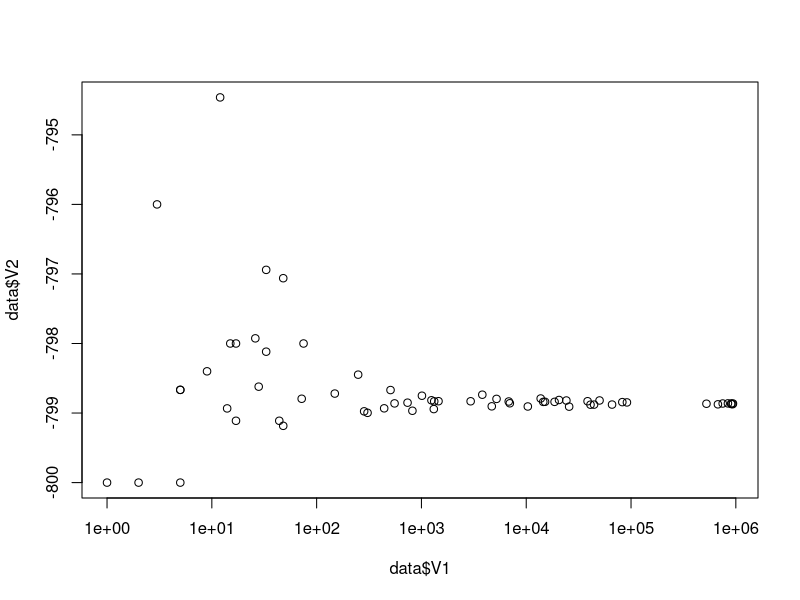
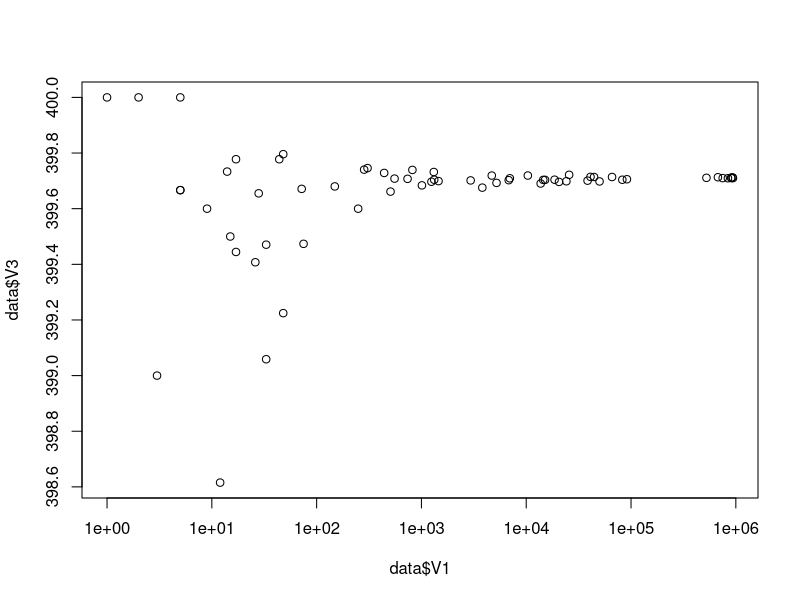
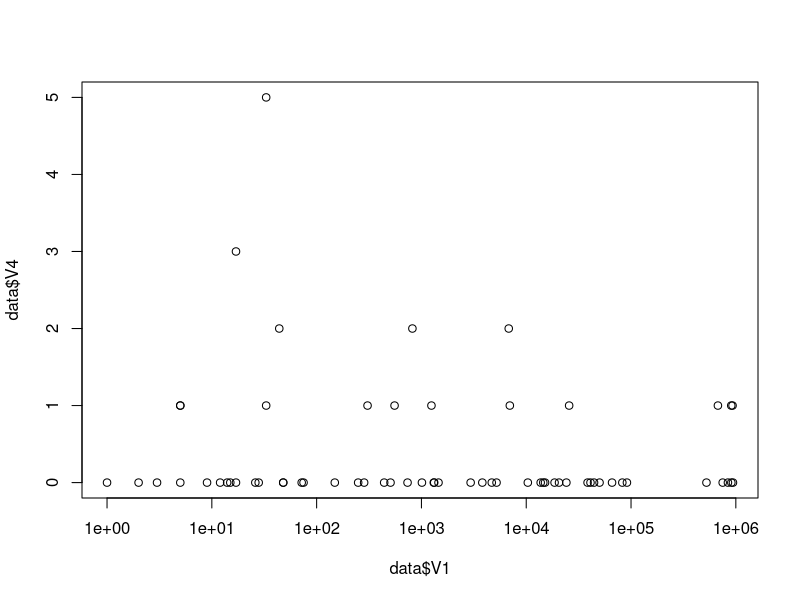
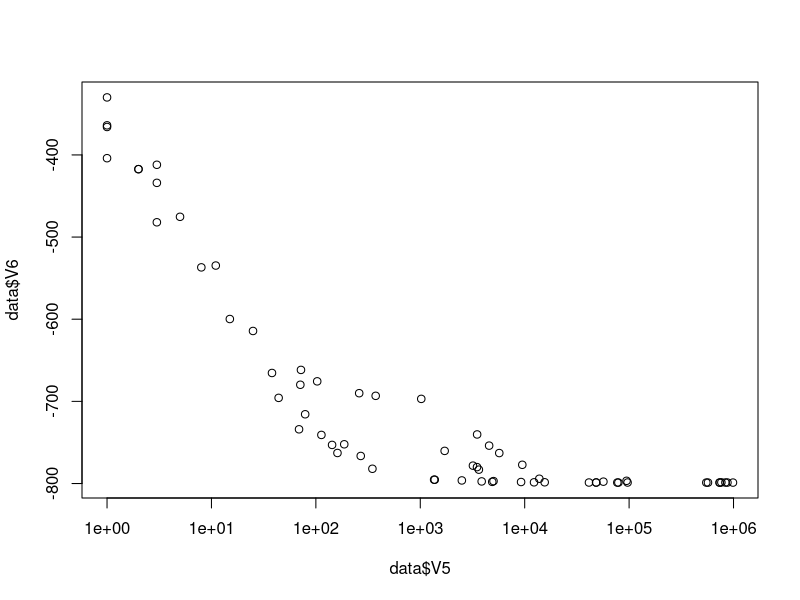
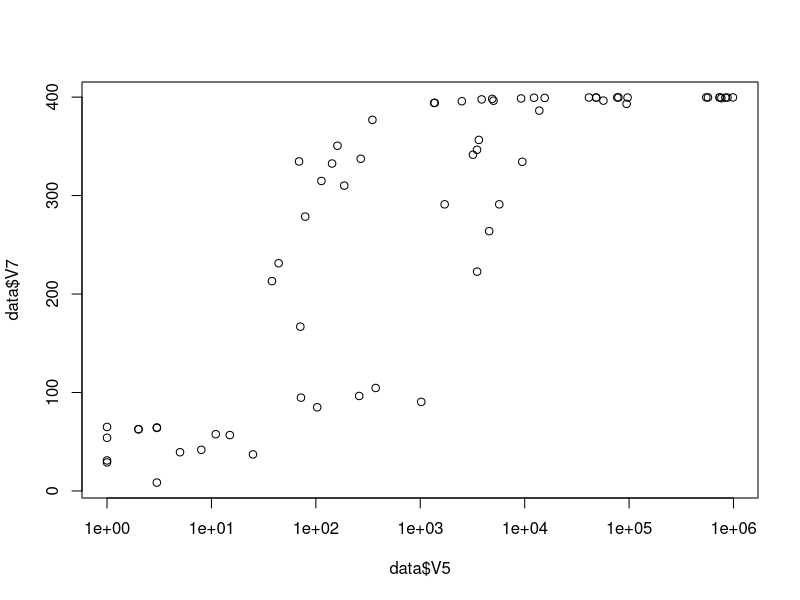
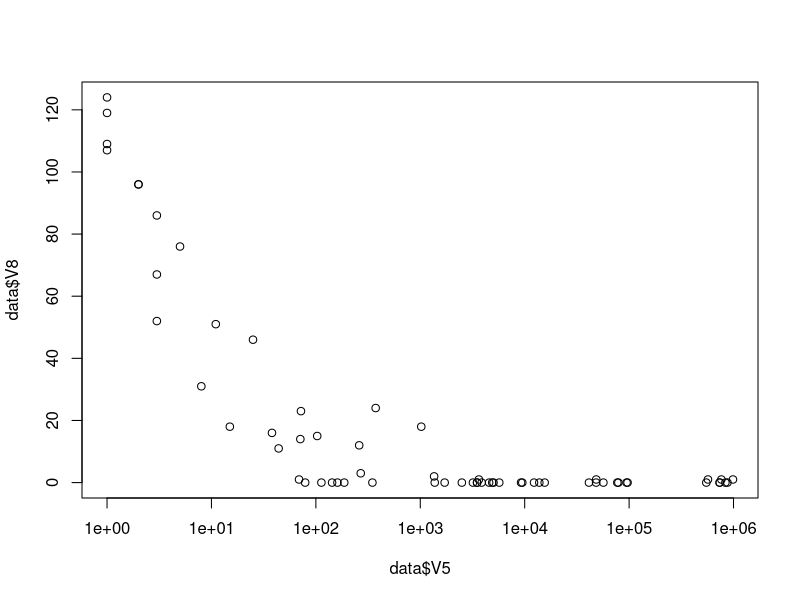
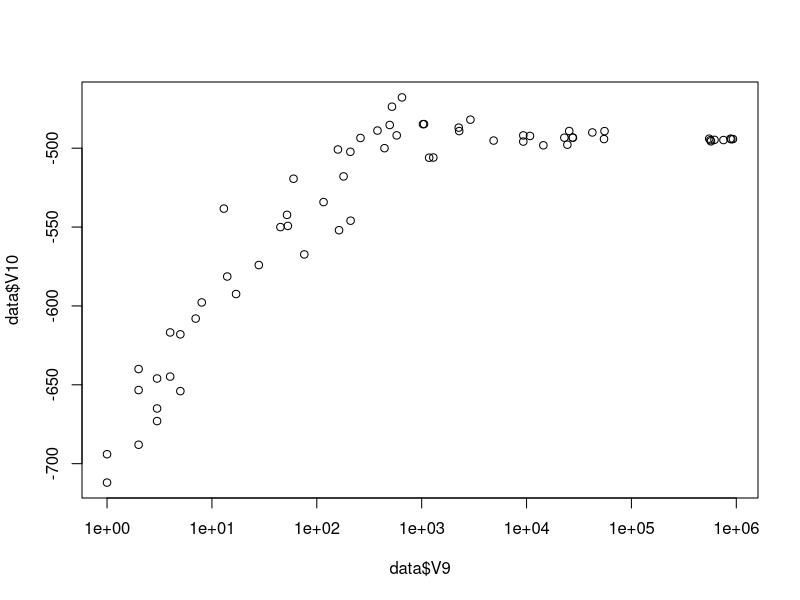
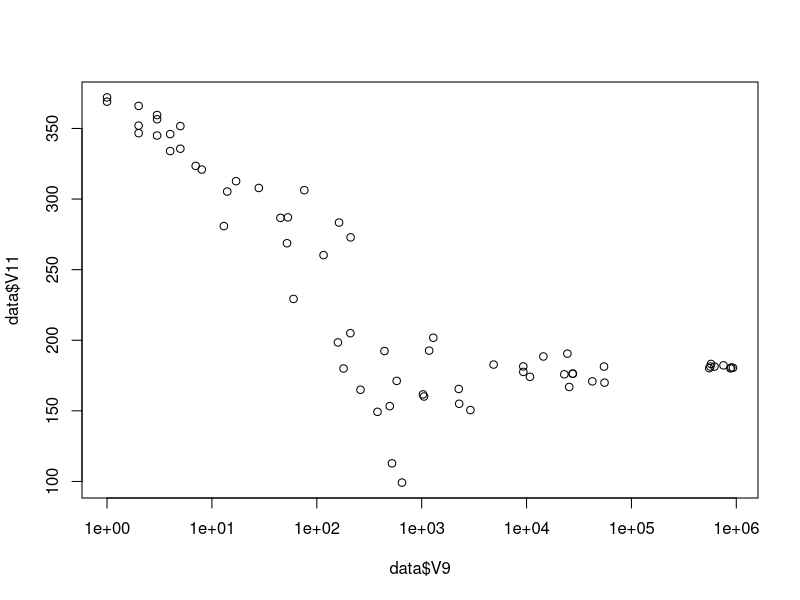

Recreate these plots in R, in order.
data7 = read.table("data7.txt")
data2 = read.table("data2.txt")
data = read.table("data.txt")
data = rbind(data2,data,data7)
data = read.table("bigmatrixdata.txt")


#j beta 1,2.4  k matrix 0,1
#jk
#00,01,10,11

# T = 1, ordered matrix
# E
plot(data$V1,data$V2 ,log="x")
# M
plot(data$V1,data$V3 ,log="x")
# accept
plot(data$V1,data$V4 ,log="x")

# T = 1, random matrix
# E
plot(data$V5,data$V6 ,log="x")
# M
plot(data$V5,data$V7 ,log="x")
# accept
plot(data$V5,data$V8 ,log="x")

# T = 2.4, ordered matrix
# E

plot(data$V9,data$V10 ,log="x")
# M
plot(data$V9,data$V11 ,log="x")
# accept
plot(data$V9,data$V12 ,log="x")

# T = 2.4, random matrix
# E
plot(data$V13,data$V14 ,log="x")
# M
plot(data$V13,data$V15 ,log="x")
# accept
plot(data$V13,data$V16 ,log="x")
